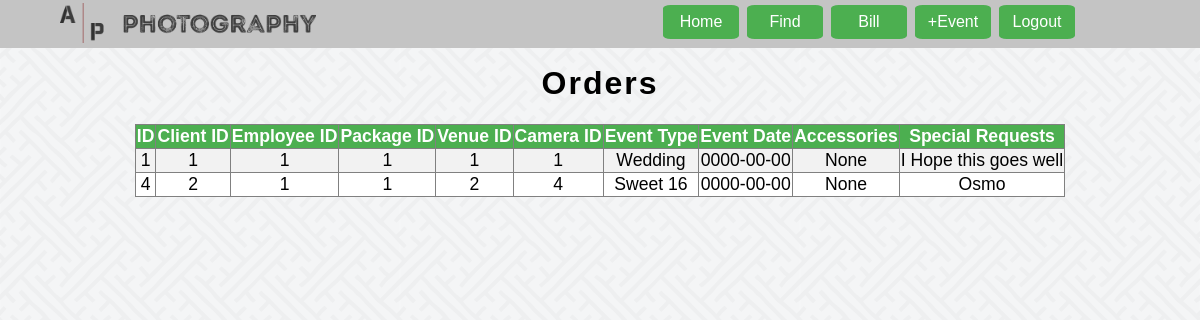
Before: /photograph/outputs/orderoutput.php (signed in) with the older database file.
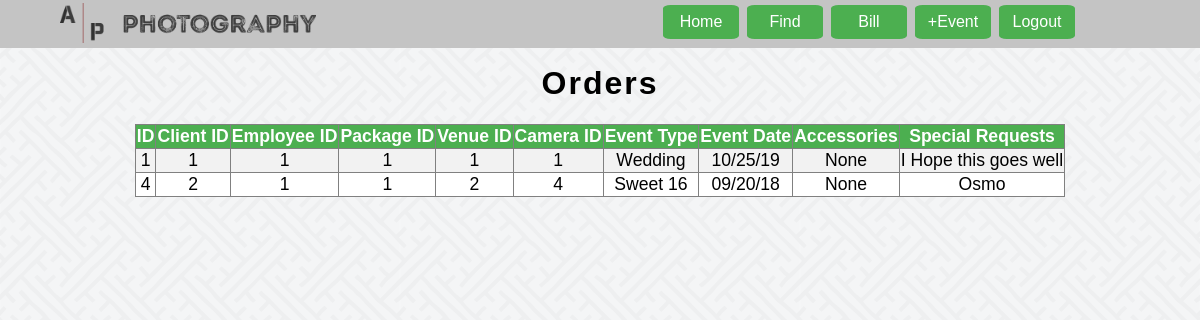
After: the same page with the newer database file.
### tables this page shows
CREATE TABLE ORDERS(
ORDERID     INTEGER NOT NULL AUTO_INCREMENT,
CLIENTID    INTEGER NOT NULL,
EMPLOYEEID  INTEGER NOT NULL,
PACKAGEID   INTEGER NOT NULL,
VENUEID     INTEGER NOT NULL,
CAMERAID    INTEGER NOT NULL,
EVENTTYPE   CHAR(18) NULL,
EVENTDATE   CHAR(8) NULL,
ACCESSORIES CHAR(255) NULL,
SPECIALREQUESTS CHAR(180) NULL,
CONSTRAINT  ORDERS_PK PRIMARY KEY(ORDERID)
);

### photograph/outputs/orderoutput.php (the view, shortened to what this page needs)
<?php
	include("../connection.php");
  echo   "<div class='navbg'>
    <a href='../employeepage.php'><img class='logohorizontal' src='../img/apphotohoriz.png'></a>
    <table class='navbar'>
      <tr>
        <td><a href='../employeepage.php' id='navbutton'>Home</a></td>
        <td><a href='../findperson.php' id='navbutton'>Find</a></td>
        <td><a href='../payment.php' id='navbutton'>Bill</a></td>
        <td><a href='forms/combinedform.php' id='navbutton'>+Event</a></td>
        <td><a href='../logout.php' id='navbutton'>Logout</a></td>
      </tr>
    </table>
  </div>
  <br><br>";
  echo "<link rel='stylesheet' type='text/css' href='../css/master.css'/>";
  echo "<h1>Orders</h1>";
	echo "<table border='1' align='center' class='output'>";
	echo "<tr class='outputrow'>";
	echo "<th><b>ID</b></th>";
	echo "<th><b>Client ID</b></th>";
  echo "<th><b>Employee ID</b></th>";
  echo "<th><b>Package ID</b></th>";
  echo "<th><b>Venue ID</b></th>";
  echo "<th><b>Camera ID</b></th>";
  echo "<th><b>Event Type</b></th>";
  echo "<th><b>Event Date</b></th>";
  echo "<th><b>Accessories</b></th>";
  echo "<th><b>Special Requests</b></th>";
  echo "</tr>";
	$r = mysqli_query($dbc, "SELECT * FROM Orders");
  $numrows = mysqli_num_rows($r);
if($numrows != 0){
	while ( $row = mysqli_fetch_array($r))
	{
    echo "<tr class='outputrow'>";
		echo "<td>".$row['CAMERAID']."</td>";
    echo "<td>".$row['CLIENTID']."</td>";
    echo "<td>".$row['EMPLOYEEID']."</td>";
    echo "<td>".$row['PACKAGEID']."</td>";
    echo "<td>".$row['VENUEID']."</td>";
    echo "<td>".$row['CAMERAID']."</td>";
    echo "<td>".$row['EVENTTYPE']."</td>";
    echo "<td>".$row['EVENTDATE']."</td>";
    echo "<td>".$row['ACCESSORIES']."</td>";
    echo "<td>".$row['SPECIALREQUESTS']."</td>";
		echo "</tr>";
	}
} else {
  echo "</table>";
  echo "<h1>";
  echo "No Data Found!";
  echo "</h1>";
  echo "<meta http-equiv='refresh' content='2;url=../employeepage.php'/>";
}
echo "</table>";
?>

### photograph/css/global.css (style rules this page uses)
table.output { padding: 25px; text-align: center; font-size: 1.1em; font-family: sans-serif; border-collapse: collapse; border-color: gray; background-color: white; }
th { background-color: #4CAF50; color: white; }
tr.outputrow:nth-child(even) { background-color: #f2f2f2 }
.logohorizontal { position: absolute; top: 5px; left: 5%; width: 256px; height: 40px; }
h1 { text-align:center; font-family:Arial; letter-spacing:2px; }
a,p { font-family:Arial; font-size:1em; font-style:normal; font-weight:normal; }

### photograph/css/navigation.css (style rules this page uses)
table.navbar { position: absolute; top: 0px; right: 10%; background-color: transparent; }
div.navbg { background-color: #C4C4C4; position: absolute; top: -2px; left: 0px; height: 50px; width: 100%; }
#navbutton { background-color: #4CAF50; border: none; width: 60px; color: white; padding: 15px 32px; text-align: center; text-decoration: none; display: inline-block; font-size: 16px; margin: 4px 2px; -webkit-transition-duration: 0.4s; transition-duration: 0.4s; cursor: pointer; border: 2px solid #4CAF50; padding: 6px; border-radius: 10%; }

Changed rows visible on the page:
changed orders "Wedding": EVENTDATE "0000-00-00" → "10/25/19"
changed orders "Sweet 16": EVENTDATE "0000-00-00" → "09/20/18"
